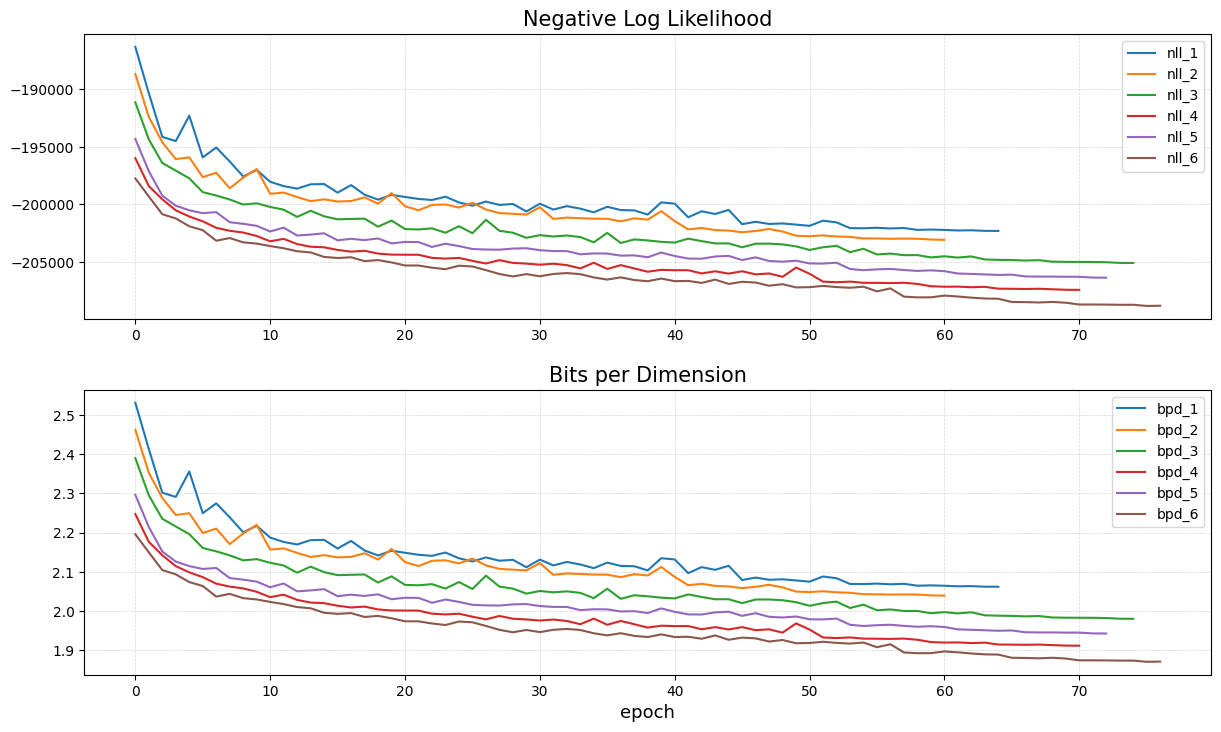
#> input picture normalizing_flows/resources/glow-experiments-metrics.png, 1221 x 732 px, given in place of the camera
$ python get_video_quality.py
#> lines starting #> are read from the running program, lines starting #| are printed output that depends on the picture
### image_quality_metrics/quality_metrics/utils.py
import cv2
import numpy as np


def resize(img: np.ndarray, size: int) -> np.ndarray:
	"""Resizes the img while preserving aspect ratio.
	"""
	h, w, _ = img.shape
	r = max(h / size, w / size)
	new_h, new_w = int(round(h / r)), int(round(w / r))
	img = cv2.resize(img, dsize=(new_w, new_h))
	return img


def annotate_quality_result(img: np.ndarray, quality_score: float, is_good_quality: bool) -> np.ndarray:
	"""Adds text to an image indicating whether the image is of
	good or bad quality.
	"""
	# color is in BGR format -> (0, 255, 0)=green, (0, 0, 255)=red
	color = (0, 255, 0) if is_good_quality else (0, 0, 255)
	text = f"Good quality ({quality_score:.4f})" if is_good_quality else f"Bad quality ({quality_score:.4f})"
	cv2.putText(img, text, (10, 25), fontFace=cv2.FONT_HERSHEY_PLAIN, fontScale=1, color=color, thickness=1)
	return img

### image_quality_metrics/quality_metrics/fft.py
import cv2
import numpy as np
import matplotlib.pyplot as plt


def spectral_entropy(fft: np.ndarray) -> float:
	"""Calculates the spectral entropy of an image.
	"""
	magnitude_spectrum = np.abs(fft)  # calculates the magnitude via sqrt(real^2 + imag^2)
	power_spectrum = magnitude_spectrum ** 2  # calculate power spectral density
	normalized_ps = power_spectrum / np.sum(power_spectrum)  # normalize sothat it can be viewed as a probability density
	entropy = -np.sum(normalized_ps * np.log2(normalized_ps + 1e-10))  # Add a small value to avoid log(0)
	return entropy


def fft_quality(img: np.ndarray, block_freq: int = 60, to_gray: bool = True, show: bool = False) -> float:
	"""Calculates the spectral entropy of the input img.

	Args:
		img:
		block_freq: which frequencies in the fft to block from spectral
			entropy calculations.
		to_gray: whether the spectrum entropy calculation should be done
			on the grayscale image or the RGB image.
		show: if True, then plots the input image, the magnitude spectrum
			and the reconstructed image.

	Returns:
		The spectral entropy value
	"""
	if to_gray:
		# convert RGB image to grayscale image
		img = cv2.cvtColor(img, cv2.COLOR_BGR2GRAY)
		img = np.expand_dims(img, axis=-1)  # add channel dimension

	# fft2 outputs an array of the same size as the input img of complex numbers.
	# Each complex number has two components:
	# magnitude -> represents the amplitude/strength of a frequency
	# phase -> represents the frequency or offset of that component
	fft = np.fft.fft2(img, axes=[0, 1])

	# zero-out the center of the FFT shift (i.e., remove low
	# frequencies), apply the inverse shift such that the DC
	# component once again becomes the top-left, and then apply
	# the inverse FFT
	h, w, _ = img.shape
	center_x, center_y = w // 2, h // 2
	fft_shifted_filtered = np.fft.fftshift(fft, axes=[0, 1])  # shift the frequencies
	fft_shifted_filtered[center_y - block_freq: center_y + block_freq, center_x - block_freq: center_x + block_freq] = 0
	fft_filtered = np.fft.ifftshift(fft_shifted_filtered, axes=[0, 1])

	if show:
		visualize_fft_images(img, fft_shifted_filtered, fft_filtered)

	entropy = spectral_entropy(fft_filtered)

	return entropy


# [31 lines left out: function visualize_fft_images, not called in this run]

### image_quality_metrics/scripts/get_video_quality.py
"""
This script expects as input a path to a video file or a
webcam stream, and it outputs a stream of images (video
frames) annotated with text describing the quality of each
frame.
"""
import argparse

import cv2

from image_quality_metrics.quality_metrics import utils
from image_quality_metrics.quality_metrics.fft import fft_quality


def main(video: str, block_freq: int, threshold: float):
#> called with video = '0', block_freq = 20, threshold = 12
	if video.isdigit():
		video = int(video)
	cap = cv2.VideoCapture(video)

	# Check if the video or webcam is opened correctly
	if not cap.isOpened():
		raise IOError("Cannot load video or open webcam")

	# Loop over the frames from the video stream
	while True:
		# Load the next frame
		ret, frame = cap.read()
#> frame is the input picture: shape (732, 1221, 3); mean B, G, R 246.4, 246.8, 247.7

		# If the frame is read correctly ret is True
		if not ret:
			# Break at the end of the video
			break

		# Calculate quality and annotate frame
		frame = utils.resize(frame, size=512)
#> in resize, `img = cv2.resize(img, dsize=(new_w, new_h))`:
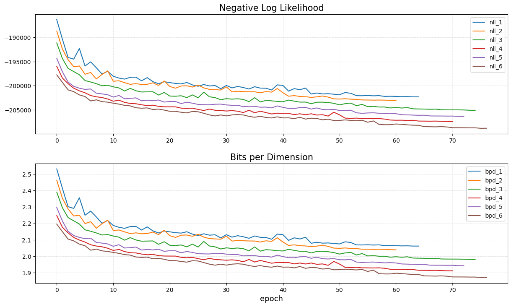
#> img: shape (307, 512, 3); mean of channels 0, 1, 2 246.3, 246.8, 247.7; drawn as B, G, R
		quality_score = fft_quality(frame, block_freq=block_freq, to_gray=True, show=False)
#> in fft_quality, `img = cv2.cvtColor(img, cv2.COLOR_BGR2GRAY)`:
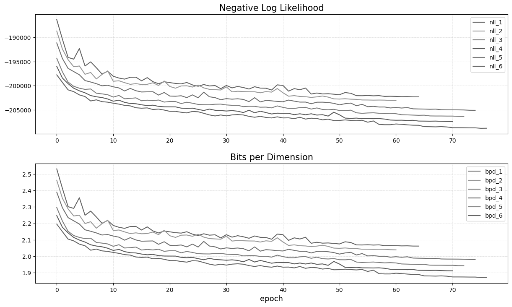
#> img: shape (307, 512); min 0, max 255, mean 247
#> in spectral_entropy, `magnitude_spectrum = np.abs(fft)`:
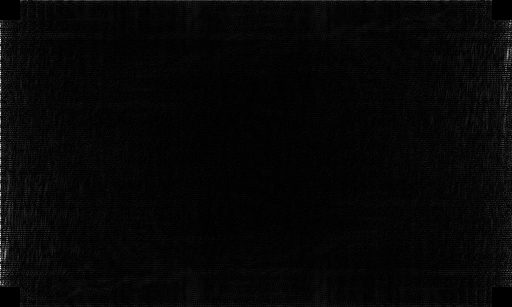
#> magnitude_spectrum: shape (307, 512, 1) float64; min 0, max 260369.4, mean 7032.5; drawn with min black and max white
#> in spectral_entropy, `power_spectrum = magnitude_spectrum ** 2`:
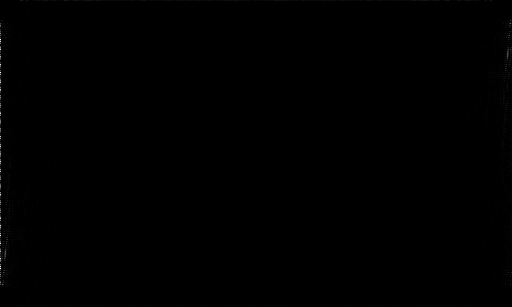
#> power_spectrum: shape (307, 512, 1) float64; min 0, max 6.78e+10, mean 129381432.8; drawn with min black and max white
#> in spectral_entropy, `entropy = -np.sum(normalized_ps * np.log2(normalized_ps + 1e-10))`: entropy = 13.95
#> quality_score = 13.95
		is_good_quality = (quality_score >= threshold)
#> is_good_quality = True
		frame = utils.annotate_quality_result(frame, quality_score, is_good_quality)
#> in annotate_quality_result, `color = (0, 255, 0) if is_good_quality else (0, 0, 255)`: color = (0, 255, 0)
#> in annotate_quality_result, `text = f"Good quality ({quality_score:.4f})" if is_good_quality else f..`: text = 'Good quality (13.9454)'

		# show the output frame
		cv2.imshow("Frame", frame)
		# Break the loop if 'q' key is pressed
		if cv2.waitKey(1) & 0xFF == ord('q'):
#> (key q is pressed here)
			break

	cap.release()
	cv2.destroyAllWindows()


if __name__ == '__main__':
	parser = argparse.ArgumentParser()
	parser.add_argument("-v", "--video", type=str, default='0', help="Specify a path to a video file or point to a webcam. Usually 0 is the webcam.")
	parser.add_argument("-b", "--block_freq", type=int, default=20, help="The number of lower frequencies to block.")
	parser.add_argument("-t", "--threshold", type=float, default=12., help="If above the threshold, the image will be considered of good quality.")
	known_args, _ = parser.parse_known_args()

	main(
		known_args.video,
		known_args.block_freq,
		known_args.threshold
	)
